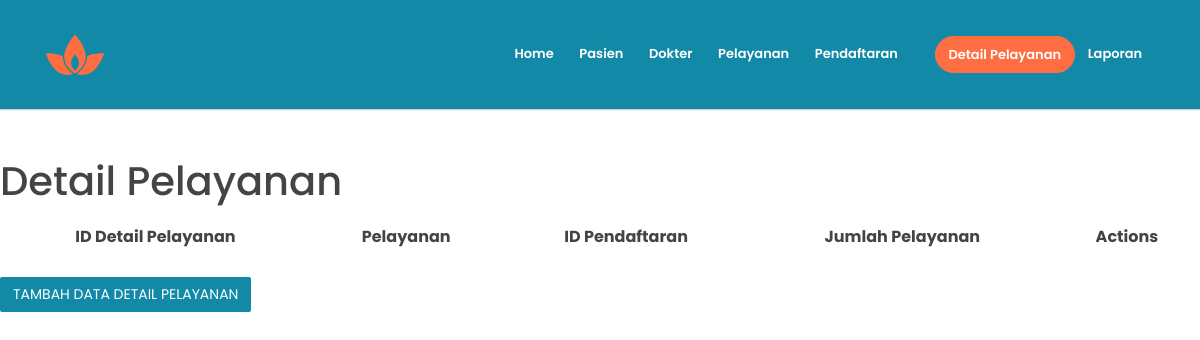
The app's page /detailpelayanan, older data.
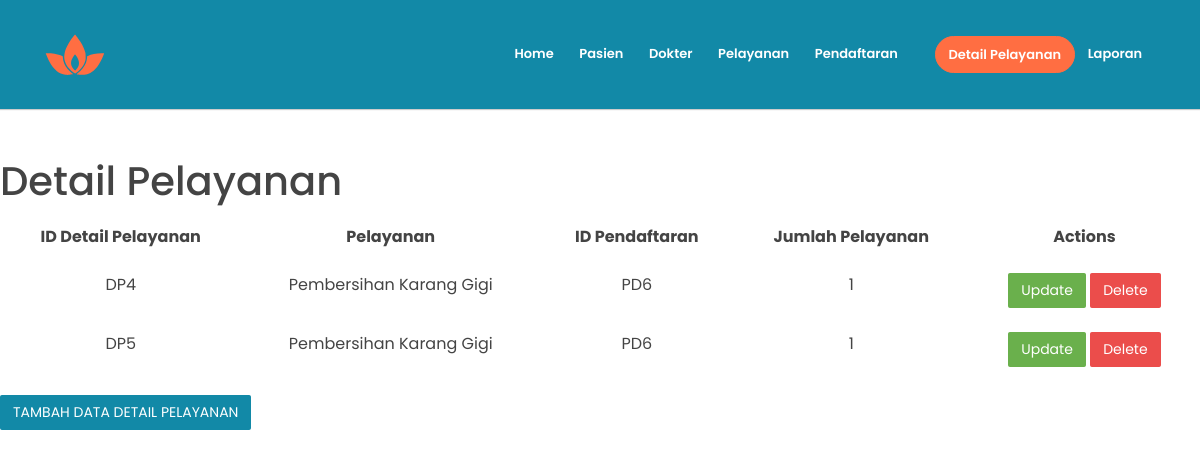
The same page, newer data.
### app/models.py (models this page shows, shortened)
class detailpelayanan(models.Model):
    iddetailpelayanan = models.AutoField(primary_key=True)
    idpendaftaran = models.ForeignKey(pendaftaran,on_delete=models.CASCADE)
    idpelayanan = models.ForeignKey(pelayanan,on_delete=models.CASCADE)
    jumlahjenispelayanan = models.IntegerField()

class pelayanan(models.Model):
    idpelayanan = models.AutoField(primary_key=True)
    jenispelayanan = models.CharField(max_length=50)
    hargapelayanan = models.IntegerField()
    def __str__(self):
        return str(self.jenispelayanan)

class pendaftaran(models.Model):
    idpendaftaran = models.AutoField(primary_key=True)
    iddokter = models.ForeignKey(dokter,on_delete=models.CASCADE)
    idpasien = models.ForeignKey(pasien,on_delete=models.CASCADE)
    tanggalpendaftaran = models.DateField()
    def __str__(self):
        return str(self.idpendaftaran)

### app/views.py (the view)
# urls.py: path('detailpelayanan', views.detailpelayanan, name='detailpelayanan'),
def detailpelayanan(request):
    alldetailpelayananobj = models.detailpelayanan.objects.all()
    allpelayananobj = models.pelayanan.objects.all()
    allpendaftaranobj = models.pendaftaran.objects.all()
    return render(request, 'detailpelayananx.html',{
        'alldetailpelayananobj' : alldetailpelayananobj,
        'allpelayananobj' : allpelayananobj,
        'allpendaftaranobj' : allpendaftaranobj,
    })

### app/templates/detailpelayananx.html (shortened to what this page needs)
{%load static%}
<!DOCTYPE html>
<html lang="en">
<head>
    <link rel="stylesheet" href="{%static 'assets/vendors/themify-icons/css/themify-icons.css'%}">
	<link rel="stylesheet" href="{%static 'assets/css/leadmark.css'%}">
</head>
<body data-spy="scroll" data-target=".navbar" data-offset="40" id="home">
    <nav class="navbar navbar-expand-sm navbar-dark bg-info shadow mb-3">
        <div class="container">
            <a class="navbar-brand" href="#">
                <img src="assets/imgs/logo.svg" alt="">
            </a>
            <div class="collapse navbar-collapse" id="navbarSupportedContent">
                <ul class="navbar-nav ml-auto">
                    <li class="nav-item">
                        <a class="nav-link text-white" href="{% url 'home' %}" >Home</a>
                    </li>
                    <li class="nav-item">
                        <a class="nav-link text-white" href="{% url 'pasienx' %}" >Pasien</a>
                    </li>
                    <li class="nav-item">
                        <a class="nav-link text-white" href="{% url 'dokterx' %}" >Dokter</a>
                    </li>
                    <li class="nav-item">
                        <a class="nav-link text-white" href="{% url 'pelayananx' %}" >Pelayanan</a>
                    </li>
                    <li class="nav-item">
                        <a class="nav-link text-white" href="{% url 'pendaftaranx' %}">Pendaftaran</a>
                    </li>
                    <li class="nav-item">
                        <a href="{% url 'detailpelayananx' %}" class="ml-4 nav-link btn btn-primary btn-sm rounded text-white">Detail Pelayanan</a>
                    </li>
                    <li class="nav-item">
                        <a class="nav-link text-white" href="{% url 'laporan' %}">Laporan</a>
                    </li>
                </ul>
            </div>
        </div>
    </nav>
    <h1 class="section-secondary-title mt-5">Detail Pelayanan</h1>
      <table class="table table-striped">
         <thead>
            <tr>
                <th>
                    <center>
                    ID Detail Pelayanan
                    </center>
                </th>
                <th>
                    <center>
                    Pelayanan
                    </center>
                </th>
                <th>
                    <center>
                    ID Pendaftaran
                    </center>
                </th>
                <th>
                    <center>
                    Jumlah Pelayanan
                    </center>
                </th>
                <th>
                    <center>
                    Actions
                    </center>
                </th>
            </tr>
            {% for item in alldetailpelayananobj%}
            <tr>
                <td>
                    <center>
                    DP{{ item.iddetailpelayanan }}
                    </center>
                </td>
                <td>
                    <center>
                    {{ item.idpelayanan }}
                    </center>
                </td>
                <td>
                    <center>
                    PD{{ item.idpendaftaran }}
                    </center>
                </td>
                <td>
                    <center>
                    {{ item.jumlahjenispelayanan }}
                    </center>
                </td>
                <td>
                    <center>
                    <a href="{% url 'updatedetailpelayananx' item.iddetailpelayanan %}">
                        <button class="btn btn-success">Update</button>
                    </a>
                    <a href="{% url 'deletedetailpelayanan' item.iddetailpelayanan %}">
                        <button class="btn btn-danger">Delete</button>
                    </a>
                    </center>
                </td>
            </tr>
            {% endfor %}
      </table>
    <a href="{% url 'createdatadetailpelayananx' %}">
        <button class="btn btn-info">TAMBAH DATA DETAIL PELAYANAN</button>
    </a>

Row changes from the older to the newer data that the page shows:
added detailpelayanan: iddetailpelayanan "4", idpelayanan "Pembersihan Karang Gigi", idpendaftaran "6", jumlahjenispelayanan "1"
added detailpelayanan: iddetailpelayanan "5", idpelayanan "Pembersihan Karang Gigi", idpendaftaran "6", jumlahjenispelayanan "1"
